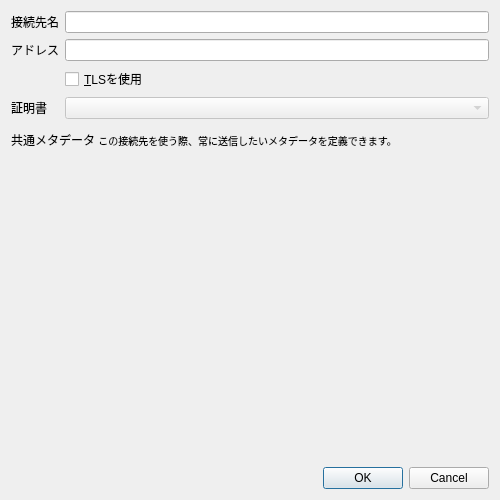
<?xml version="1.0" encoding="UTF-8"?>
<ui version="4.0">
 <class>ServerEditDialog</class>
 <widget class="QDialog" name="ServerEditDialog">
  <property name="windowModality">
   <enum>Qt::WindowModal</enum>
  </property>
  <property name="geometry">
   <rect>
    <x>0</x>
    <y>0</y>
    <width>500</width>
    <height>500</height>
   </rect>
  </property>
  <property name="windowTitle">
   <string>接続先の編集</string>
  </property>
  <layout class="QVBoxLayout" name="verticalLayout">
   <item>
    <layout class="QGridLayout" name="gridLayout">
     <item row="0" column="0">
      <widget class="QLabel" name="label">
       <property name="text">
        <string>接続先名</string>
       </property>
      </widget>
     </item>
     <item row="1" column="1">
      <widget class="QLineEdit" name="addressEdit"/>
     </item>
     <item row="2" column="1">
      <widget class="QCheckBox" name="useTLSCheck">
       <property name="text">
        <string>&amp;TLSを使用</string>
       </property>
      </widget>
     </item>
     <item row="1" column="0">
      <widget class="QLabel" name="label_2">
       <property name="text">
        <string>アドレス</string>
       </property>
      </widget>
     </item>
     <item row="0" column="1">
      <widget class="QLineEdit" name="nameEdit"/>
     </item>
     <item row="3" column="1">
      <widget class="QComboBox" name="certificateComboBox">
       <property name="enabled">
        <bool>false</bool>
       </property>
      </widget>
     </item>
     <item row="3" column="0">
      <widget class="QLabel" name="label_3">
       <property name="text">
        <string>証明書</string>
       </property>
      </widget>
     </item>
    </layout>
   </item>
   <item>
    <spacer name="verticalSpacer">
     <property name="orientation">
      <enum>Qt::Vertical</enum>
     </property>
     <property name="sizeType">
      <enum>QSizePolicy::Fixed</enum>
     </property>
     <property name="sizeHint" stdset="0">
      <size>
       <width>20</width>
       <height>6</height>
      </size>
     </property>
    </spacer>
   </item>
   <item>
    <widget class="QLabel" name="label_4">
     <property name="text">
      <string>共通メタデータ &lt;small&gt;この接続先を使う際、常に送信したいメタデータを定義できます。&lt;/small&gt;</string>
     </property>
    </widget>
   </item>
   <item>
    <widget class="MetadataEdit" name="sharedMetadataEdit" native="true">
     <property name="sizePolicy">
      <sizepolicy hsizetype="Preferred" vsizetype="Expanding">
       <horstretch>0</horstretch>
       <verstretch>0</verstretch>
      </sizepolicy>
     </property>
    </widget>
   </item>
   <item>
    <widget class="QDialogButtonBox" name="buttonBox">
     <property name="standardButtons">
      <set>QDialogButtonBox::Cancel|QDialogButtonBox::Ok</set>
     </property>
    </widget>
   </item>
  </layout>
 </widget>
 <customwidgets>
  <customwidget>
   <class>MetadataEdit</class>
   <extends>QWidget</extends>
   <header>ui/MetadataEdit.h</header>
   <container>1</container>
  </customwidget>
 </customwidgets>
 <tabstops>
  <tabstop>nameEdit</tabstop>
  <tabstop>addressEdit</tabstop>
  <tabstop>useTLSCheck</tabstop>
  <tabstop>certificateComboBox</tabstop>
 </tabstops>
 <resources/>
 <connections/>
</ui>
